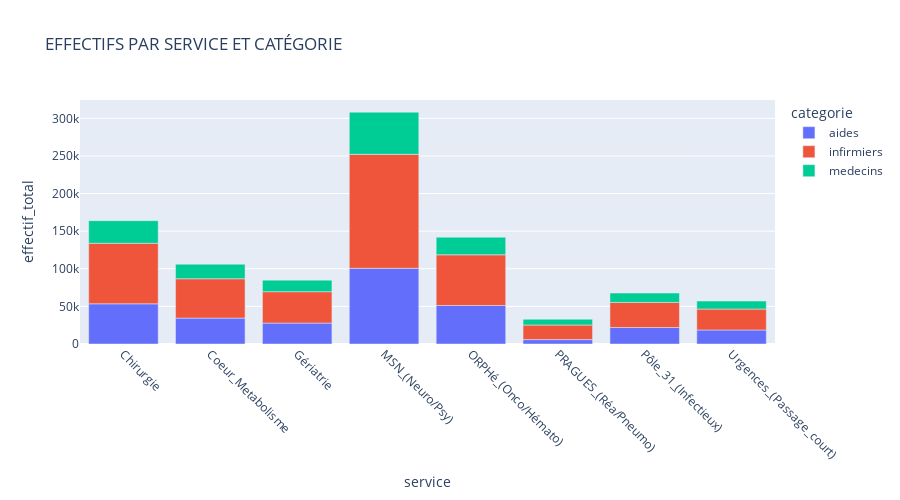

Source (notebook cell):
### Code cell
# Personnel par service ET catégorie
df_perso_pivot = df_perso[df_perso['categorie'] != 'total'].groupby(['service', 'categorie'])['effectif_total'].sum().reset_index()

fig2 = px.bar(df_perso_pivot, x='service', y='effectif_total', color='categorie',
              title="EFFECTIFS PAR SERVICE ET CATÉGORIE",
              category_orders={'service': df_perso_pivot['service'].unique()})
fig2.update_layout(xaxis_tickangle=45, height=500)
fig2.show()

### Figure 1 — Plotly figure (JSON) as saved in the notebook; plotly's stock layout.template omitted (floating-point values rounded to 4 significant figures)
{"data": [{"hovertemplate": "categorie=aides<br>service=%{x}<br>effectif_total=%{y}<extra></extra>", "legendgroup": "aides", "marker": {"color": "#636efa", "pattern": {"shape": ""}}, "name": "aides", "orientation": "v", "showlegend": true, "textposition": "auto", "type": "bar", "x": ["Chirurgie", "Coeur_Metabolisme", "Gériatrie", "MSN_(Neuro/Psy)", "ORPHé_(Onco/Hémato)", "PRAGUES_(Réa/Pneumo)", "Pôle_31_(Infectieux)", "Urgences_(Passage_court)"], "xaxis": "x", "y": [53436, 34404, 27816, 100650, 51240, 5856, 21960, 18666], "yaxis": "y"}, {"hovertemplate": "categorie=infirmiers<br>service=%{x}<br>effectif_total=%{y}<extra></extra>", "legendgroup": "infirmiers", "marker": {"color": "#EF553B", "pattern": {"shape": ""}}, "name": "infirmiers", "orientation": "v", "showlegend": true, "textposition": "auto", "type": "bar", "x": ["Chirurgie", "Coeur_Metabolisme", "Gériatrie", "MSN_(Neuro/Psy)", "ORPHé_(Onco/Hémato)", "PRAGUES_(Réa/Pneumo)", "Pôle_31_(Infectieux)", "Urgences_(Passage_court)"], "xaxis": "x", "y": [80520, 52338, 41724, 151524, 67344, 19398, 33306, 27816], "yaxis": "y"}, {"hovertemplate": "categorie=medecins<br>service=%{x}<br>effectif_total=%{y}<extra></extra>", "legendgroup": "medecins", "marker": {"color": "#00cc96", "pattern": {"shape": ""}}, "name": "medecins", "orientation": "v", "showlegend": true, "textposition": "auto", "type": "bar", "x": ["Chirurgie", "Coeur_Metabolisme", "Gériatrie", "MSN_(Neuro/Psy)", "ORPHé_(Onco/Hémato)", "PRAGUES_(Réa/Pneumo)", "Pôle_31_(Infectieux)", "Urgences_(Passage_court)"], "xaxis": "x", "y": [30012, 19398, 15372, 55998, 23424, 7686, 12444, 10614], "yaxis": "y"}], "layout": {"barmode": "relative", "height": 500, "legend": {"title": {"text": "categorie"}, "tracegroupgap": 0}, "title": {"text": "EFFECTIFS PAR SERVICE ET CATÉGORIE"}, "xaxis": {"anchor": "y", "categoryarray": ["Chirurgie", "Coeur_Metabolisme", "Gériatrie", "MSN_(Neuro/Psy)", "ORPHé_(Onco/Hémato)", "PRAGUES_(Réa/Pneumo)", "Pôle_31_(Infectieux)", "Urgences_(Passage_court)"], "categoryorder": "array", "domain": [0, 1], "tickangle": 45, "title": {"text": "service"}}, "yaxis": {"anchor": "x", "domain": [0, 1], "title": {"text": "effectif_total"}}}}
